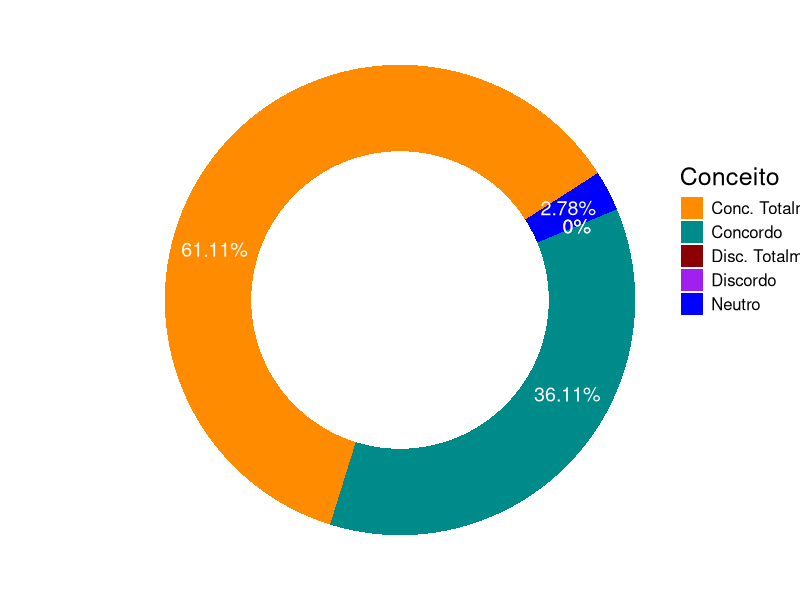
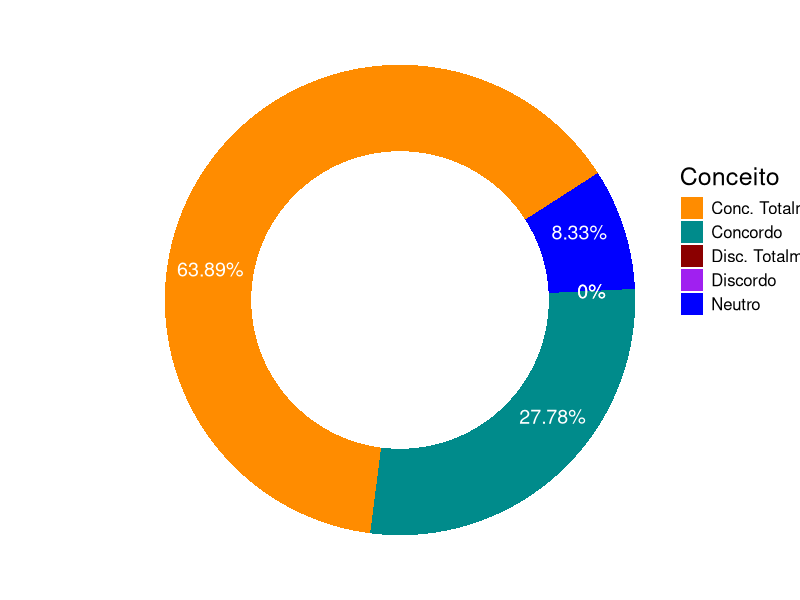

These figures' R source, in order:
## ---- chunk 1
library(openxlsx)
library(ggplot2)
library(dplyr)
library(ggpubr)
## ---- chunk 2
dados<- read.xlsx("satisfacao.xlsx")
View(dados)
## ---- chunk 3
teste<- is.na(dados)
teste2<- colSums(teste)
dados2<- dados[,which(teste2==0)]
dados3<- dados2[, - c(1:4)]
View(dados3)
ncol(dados3)
## ---- chunk 4
frequencia<- matrix(0,5,8)

frequencia[c(3,4,5),1]<- as.data.frame(table(dados3[,1]))[,2]
frequencia[c(3,4,5),2]<- as.data.frame(table(dados3[,2]))[,2]
frequencia[c(1:5),3]<- as.data.frame(table(dados3[,3]))[,2]
frequencia[c(2:5),4]<- as.data.frame(table(dados3[,4]))[,2]
frequencia[c(1,3,4,5),5]<- as.data.frame(table(dados3[,5]))[,2]
frequencia[c(3,4,5),6]<- as.data.frame(table(dados3[,6]))[,2]
frequencia[c(1:5),7]<- as.data.frame(table(dados3[,7]))[,2]
frequencia[c(1,3,4,5),8]<- as.data.frame(table(dados3[,8]))[,2]


## ---- chunk 5
# Vetor com as classes
Conceito<- c("Disc. Totalmente", "Discordo", 
             "Neutro", "Concordo","Conc. Totalmente")

percent<-(frequencia/colSums(frequencia))*100

resp<- data.frame(Conceito, percent)
names(resp)<- c("Conceito","Q1","Q2","Q3","Q4","Q5","Q6","Q7","Q8")
View(resp)
## ---- chunk 6
ggplot(resp, aes(2,Q1, fill= Conceito))+
  geom_bar(stat= "identity")+
  geom_text(aes(label= paste0(round(Q1, 2), "%")), color= "white",
            position= position_stack(vjust= .4), size= 5)+
  scale_fill_manual(values = c("darkorange","cyan4","darkred","purple",
                               "blue")) +
   xlim(0, 2.5) +
   coord_polar(theta = "y", start = 1) +
    theme_void() +
    theme(legend.position = c(1.1, .6),
          legend.title = element_text(size = 18),
          legend.text = element_text(size = 12))
## ---- chunk 7
ggplot(resp, aes(2,Q2, fill= Conceito))+
  geom_bar(stat= "identity")+
  geom_text(aes(label= paste0(round(Q2, 2), "%")), color= "white",
            position= position_stack(vjust= .4), size= 5)+
  scale_fill_manual(values = c("darkorange","cyan4","darkred","purple",
                               "blue")) +
   xlim(0, 2.5) +
   coord_polar(theta = "y", start = 1) +
    theme_void() +
    theme(legend.position = c(1.1, .6),
          legend.title = element_text(size = 18),
          legend.text = element_text(size = 12))
